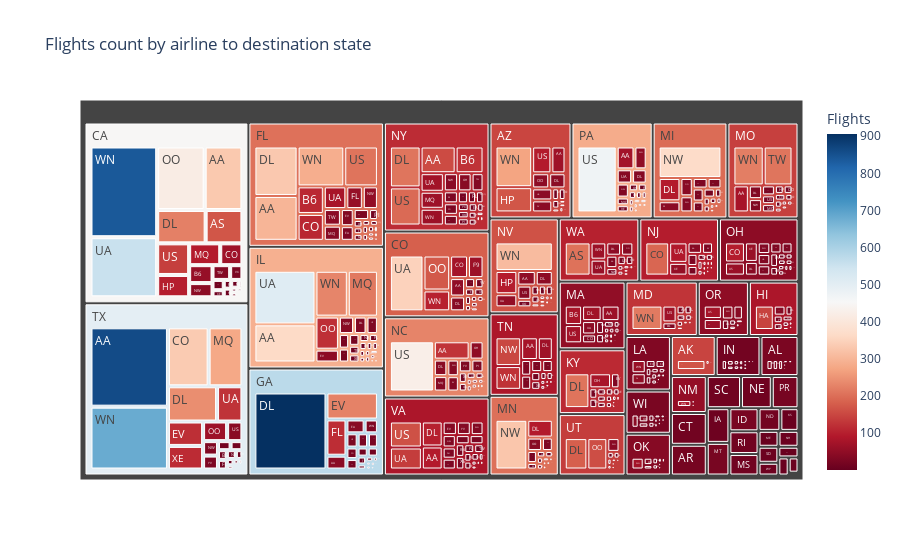

Source (notebook cell):
### Code cell
tree_fig.show()

### Figure 1 — Plotly figure (JSON) as saved in the notebook; plotly's stock layout.template omitted (floating-point values rounded to 4 significant figures; data arrays with more than 128 entries replaced by an {"elided": "..."} marker saying what was removed)
{"data": [{"branchvalues": "total", "customdata": {"elided": "949x1 float values"}, "domain": {"x": [0, 1], "y": [0, 1]}, "hovertemplate": "labels=%{label}<br>Flights_sum=%{value}<br>parent=%{parent}<br>id=%{id}<br>Flights=%{color}<extra></extra>", "ids": {"elided": "949 str values"}, "labels": {"elided": "949 str values"}, "marker": {"coloraxis": "coloraxis", "colors": {"elided": "949 float values"}}, "name": "", "parents": {"elided": "949 str values"}, "type": "treemap", "values": {"elided": "949 int values"}}], "layout": {"coloraxis": {"colorbar": {"title": {"text": "Flights"}}, "colorscale": [[0, "rgb(103,0,31)"], [0.1, "rgb(178,24,43)"], [0.2, "rgb(214,96,77)"], [0.3, "rgb(244,165,130)"], [0.4, "rgb(253,219,199)"], [0.5, "rgb(247,247,247)"], [0.6, "rgb(209,229,240)"], [0.7, "rgb(146,197,222)"], [0.8, "rgb(67,147,195)"], [0.9, "rgb(33,102,172)"], [1, "rgb(5,48,97)"]]}, "legend": {"tracegroupgap": 0}, "title": {"text": "Flights count by airline to destination state"}}}
